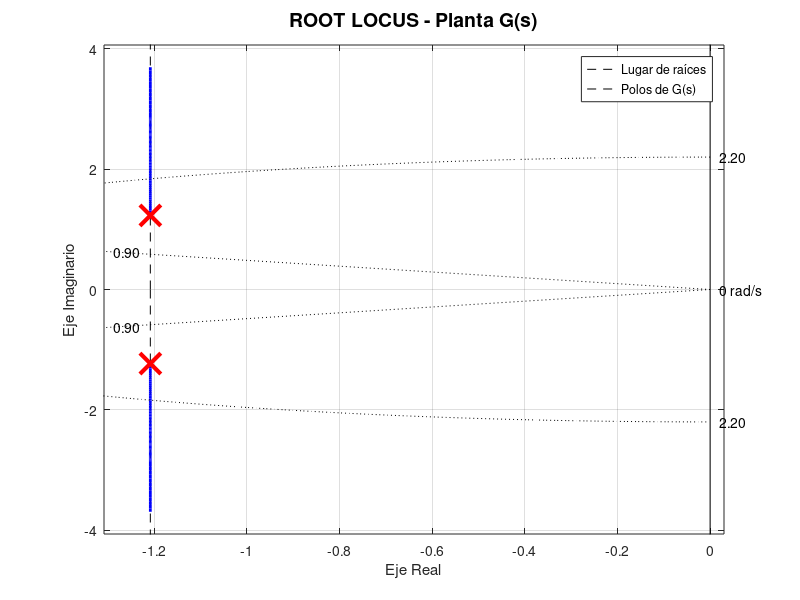
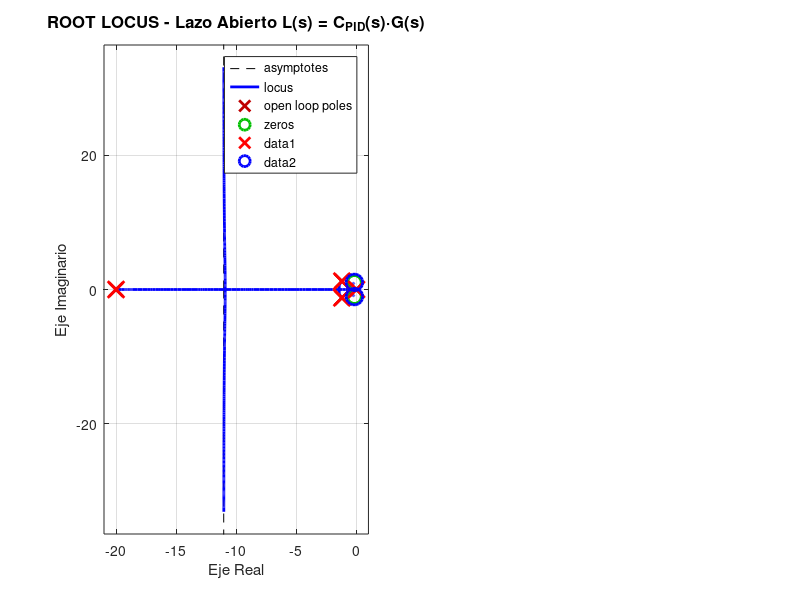

Write the MATLAB code that produced these figures, in order. (Note: this script raises an error after producing the figures.)
%% Análisis de Root Locus para el Controlador PID
% Lugar de las raíces y análisis de estabilidad

clear; close all; clc;
s = tf('s');

%% Parámetros de la planta
J   = 1.08e-3;      % kg m^2
Bv  = 2.61e-3;      % N m s/rad
MgL = 4.999e-3;     % N m
Ku  = 1.13e-2;      % N m / duty
th0 = deg2rad(50);  % punto de operación

% Coeficientes del modelo linealizado
a0 = (MgL*cos(th0))/J;
a1 = Bv/J;
b0 = Ku/J;

% Función de transferencia de la planta
G = tf(b0, [1 a1 a0]);

fprintf('Planta G(s) = %.4f / (s² + %.4fs + %.4f)\n', b0, a1, a0);
fprintf('Polos de la planta: \n');
disp(pole(G));

%% Parámetros PID por asignación de polos
zeta = 0.9; 
wn   = 2.2; 
p3   = 4*wn;

% Polos deseados
a2d = 2*zeta*wn + p3;
a1d = wn^2 + 2*zeta*wn*p3;
a0d = (wn^2)*p3;

% Ganancias PID
Kp    = (a2d - a1)/b0;
Kd    = (a1d - a0)/b0;
Ki    = a0d/b0;
tau_d = 0.05;  % Filtro derivativo

fprintf('\n--- Ganancias PID ---\n');
fprintf('Kp = %.4f\n', Kp);
fprintf('Ki = %.4f\n', Ki);
fprintf('Kd = %.4f\n', Kd);
fprintf('tau_d = %.4f s\n', tau_d);

%% Controlador PID
% PID ideal:  C(s) = Kp + Ki/s + Kd*s
% PID con filtro derivativo:  C(s) = Kp + Ki/s + Kd*s/(1 + tau_d*s)

C_pid_ideal = Kp + Ki/s + Kd*s;
C_pid_real  = Kp + Ki/s + (Kd*s)/(1 + tau_d*s);

% Simplificar
C_pid_ideal = minreal(C_pid_ideal);
C_pid_real  = minreal(C_pid_real);

fprintf('\n--- Controlador PID (ideal) ---\n');
zpk(C_pid_ideal)

fprintf('\n--- Controlador PID (con filtro derivativo) ---\n');
zpk(C_pid_real)

%% Lazo abierto
L_ideal = C_pid_ideal * G;
L_real  = C_pid_real * G;

L_ideal = minreal(L_ideal);
L_real  = minreal(L_real);

%% Lazo cerrado
T_ideal = feedback(L_ideal, 1);
T_real  = feedback(L_real, 1);

T_ideal = minreal(T_ideal);
T_real  = minreal(T_real);

%% === FIGURA 1: Root Locus de la Planta ===
figure('Name', 'Root Locus - Planta', 'Position', [50, 400, 600, 500]);

rlocus(G);
title('ROOT LOCUS - Planta G(s)', 'FontSize', 14, 'FontWeight', 'bold');
xlabel('Eje Real', 'FontSize', 11);
ylabel('Eje Imaginario', 'FontSize', 11);
grid on;
sgrid(zeta, wn);  % Líneas de amortiguamiento y frecuencia natural

% Marcar polos de la planta
hold on;
p_plant = pole(G);
plot(real(p_plant), imag(p_plant), 'rx', 'MarkerSize', 15, 'LineWidth', 3);
legend('Lugar de raíces', 'Polos de G(s)', 'Location', 'best');

%% === FIGURA 2: Root Locus del Sistema con PID ===
figure('Name', 'Root Locus - Sistema con PID', 'Position', [100, 350, 1200, 500]);

% Root Locus del lazo abierto L(s) = C(s)*G(s)
subplot(1,2,1);
rlocus(L_real);
title('ROOT LOCUS - Lazo Abierto L(s) = C_{PID}(s)·G(s)', 'FontSize', 12, 'FontWeight', 'bold');
xlabel('Eje Real', 'FontSize', 11);
ylabel('Eje Imaginario', 'FontSize', 11);
grid on;

% Marcar polos y ceros del lazo abierto
hold on;
p_L = pole(L_real);
z_L = zero(L_real);
plot(real(p_L), imag(p_L), 'rx', 'MarkerSize', 12, 'LineWidth', 2);
plot(real(z_L), imag(z_L), 'bo', 'MarkerSize', 12, 'LineWidth', 2);
sgrid([0. 5 0.7 0.9], [1 2 3 5]);
legend('Lugar de raíces', 'Polos', 'Ceros', 'Location', 'best');

% Root Locus con ganancia variable (para análisis)
subplot(1,2,2);
% Separar el controlador en ganancia * forma normalizada
[num_L, den_L] = tfdata(L_real, 'v');
K_total = num_L(1);  % Ganancia total
L_norm = tf(num_L/K_total, den_L);

rlocus(L_norm);
title('ROOT LOCUS - Variando Ganancia K', 'FontSize', 12, 'FontWeight', 'bold');
xlabel('Eje Real', 'FontSize', 11);
ylabel('Eje Imaginario', 'FontSize', 11);
grid on;
sgrid([0.5 0.7 0.9], [1 2 3 5]);

% Marcar punto de operación actual
hold on;
p_closed = pole(T_real);
plot(real(p_closed), imag(p_closed), 'mp', 'MarkerSize', 15, 'LineWidth', 2, ... 
     'MarkerFaceColor', 'm');
legend('Lugar de raíces', 'Polos en lazo cerrado', 'Location', 'best');

sgtitle('ANÁLISIS ROOT LOCUS - CONTROLADOR PID', 'FontSize', 14, 'FontWeight', 'bold');

%% === FIGURA 3: Polos en Lazo Cerrado ===
figure('Name', 'Polos Lazo Cerrado', 'Position', [150, 300, 800, 600]);

% Polos deseados (diseño)
p_desired = roots([1 a2d a1d a0d]);

% Graficar plano complejo
plot(real(p_closed), imag(p_closed), 'bp', 'MarkerSize', 15, 'LineWidth', 2, ...
     'MarkerFaceColor', 'b', 'DisplayName', 'Polos reales (con filtro)');
hold on;
plot(real(p_desired), imag(p_desired), 'r*', 'MarkerSize', 15, 'LineWidth', 2, ...
     'DisplayName', 'Polos deseados (diseño)');

% Polos de la planta original
plot(real(p_plant), imag(p_plant), 'ko', 'MarkerSize', 12, 'LineWidth', 2, ... 
     'DisplayName', 'Polos planta original');

% Líneas de referencia
xline(0, 'k-', 'LineWidth', 1);
yline(0, 'k-', 'LineWidth', 1);

% Círculos de frecuencia natural constante
theta_grid = linspace(0, 2*pi, 100);
for wn_val = [1, 2, 3, 5, 8]
    plot(wn_val*cos(theta_grid), wn_val*sin(theta_grid), 'k:', 'LineWidth', 0.5);
    text(-wn_val*0.1, wn_val, sprintf('ω_n=%.0f', wn_val), 'FontSize', 8);
end

% Líneas de amortiguamiento constante
for zeta_val = [0.3, 0.5, 0.7, 0.9]
    theta_zeta = acos(zeta_val);
    r_max = 10;
    plot([0 -r_max*cos(theta_zeta)], [0 r_max*sin(theta_zeta)], 'k:', 'LineWidth', 0.5);
    plot([0 -r_max*cos(theta_zeta)], [0 -r_max*sin(theta_zeta)], 'k:', 'LineWidth', 0.5);
    text(-r_max*0.6*cos(theta_zeta), r_max*0.6*sin(theta_zeta), ...
         sprintf('ζ=%.1f', zeta_val), 'FontSize', 8);
end

grid on;
axis equal;
xlim([-15, 5]);
ylim([-10, 10]);
xlabel('Eje Real (σ)', 'FontSize', 12, 'FontWeight', 'bold');
ylabel('Eje Imaginario (jω)', 'FontSize', 12, 'FontWeight', 'bold');
title('UBICACIÓN DE POLOS EN EL PLANO COMPLEJO', 'FontSize', 14, 'FontWeight', 'bold');
legend('Location', 'best', 'FontSize', 10);

%% === FIGURA 4: Respuesta en Frecuencia y Temporal ===
figure('Name', 'Análisis Complementario', 'Position', [200, 250, 1200, 500]);

% Diagrama de Bode del lazo abierto
subplot(1,2,1);
margin(L_real);
title('DIAGRAMA DE BODE - Lazo Abierto', 'FontSize', 12, 'FontWeight', 'bold');
grid on;

% Respuesta al escalón
subplot(1,2,2);
t = 0:0.01:5;
[y, t] = step(T_real, t);
plot(t, y, 'b-', 'LineWidth', 2);
hold on;
yline(1, 'r--', 'LineWidth', 1.5);
yline(1.02, 'g:', 'LineWidth', 1);
yline(0.98, 'g:', 'LineWidth', 1);
grid on;
xlabel('Tiempo [s]', 'FontSize', 11, 'FontWeight', 'bold');
ylabel('Respuesta', 'FontSize', 11, 'FontWeight', 'bold');
title('RESPUESTA AL ESCALÓN - Lazo Cerrado', 'FontSize', 12, 'FontWeight', 'bold');

% Calcular características
info = stepinfo(T_real);
text(0.5, 0.5, sprintf('Tr = %.3f s\nTs = %.3f s\nMp = %.2f%%\nEss = %.4f', ...
     info.RiseTime, info. SettlingTime, info. Overshoot, 1-dcgain(T_real)), ...
     'Units', 'normalized', 'FontSize', 10, 'BackgroundColor', 'w', 'EdgeColor', 'k');

sgtitle('ANÁLISIS DE ESTABILIDAD Y RESPUESTA - PID', 'FontSize', 14, 'FontWeight', 'bold');

%% Mostrar información en consola
fprintf('\n========================================\n');
fprintf('   ANÁLISIS DE POLOS - LAZO CERRADO\n');
fprintf('========================================\n');
fprintf('\nPolos del sistema en lazo cerrado:\n');
for i = 1:length(p_closed)
    if imag(p_closed(i)) >= 0
        fprintf('  p%d = %.4f + %. 4fj\n', i, real(p_closed(i)), imag(p_closed(i)));
    else
        fprintf('  p%d = %.4f - %. 4fj\n', i, real(p_closed(i)), abs(imag(p_closed(i))));
    end
end

fprintf('\nPolos deseados (diseño):\n');
for i = 1:length(p_desired)
    if imag(p_desired(i)) >= 0
        fprintf('  p%d = %.4f + %.4fj\n', i, real(p_desired(i)), imag(p_desired(i)));
    else
        fprintf('  p%d = %.4f - %. 4fj\n', i, real(p_desired(i)), abs(imag(p_desired(i))));
    end
end

fprintf('\n--- Márgenes de Estabilidad ---\n');
[Gm, Pm, Wcg, Wcp] = margin(L_real);
fprintf('Margen de Ganancia: %. 2f dB (@ %. 2f rad/s)\n', 20*log10(Gm), Wcg);
fprintf('Margen de Fase: %.2f° (@ %.2f rad/s)\n', Pm, Wcp);

fprintf('\n--- Características de Respuesta ---\n');
fprintf('Tiempo de subida (Tr): %.4f s\n', info.RiseTime);
fprintf('Tiempo de establecimiento (Ts): %.4f s\n', info. SettlingTime);
fprintf('Sobrepaso (Mp): %.2f %%\n', info.Overshoot);
fprintf('========================================\n');